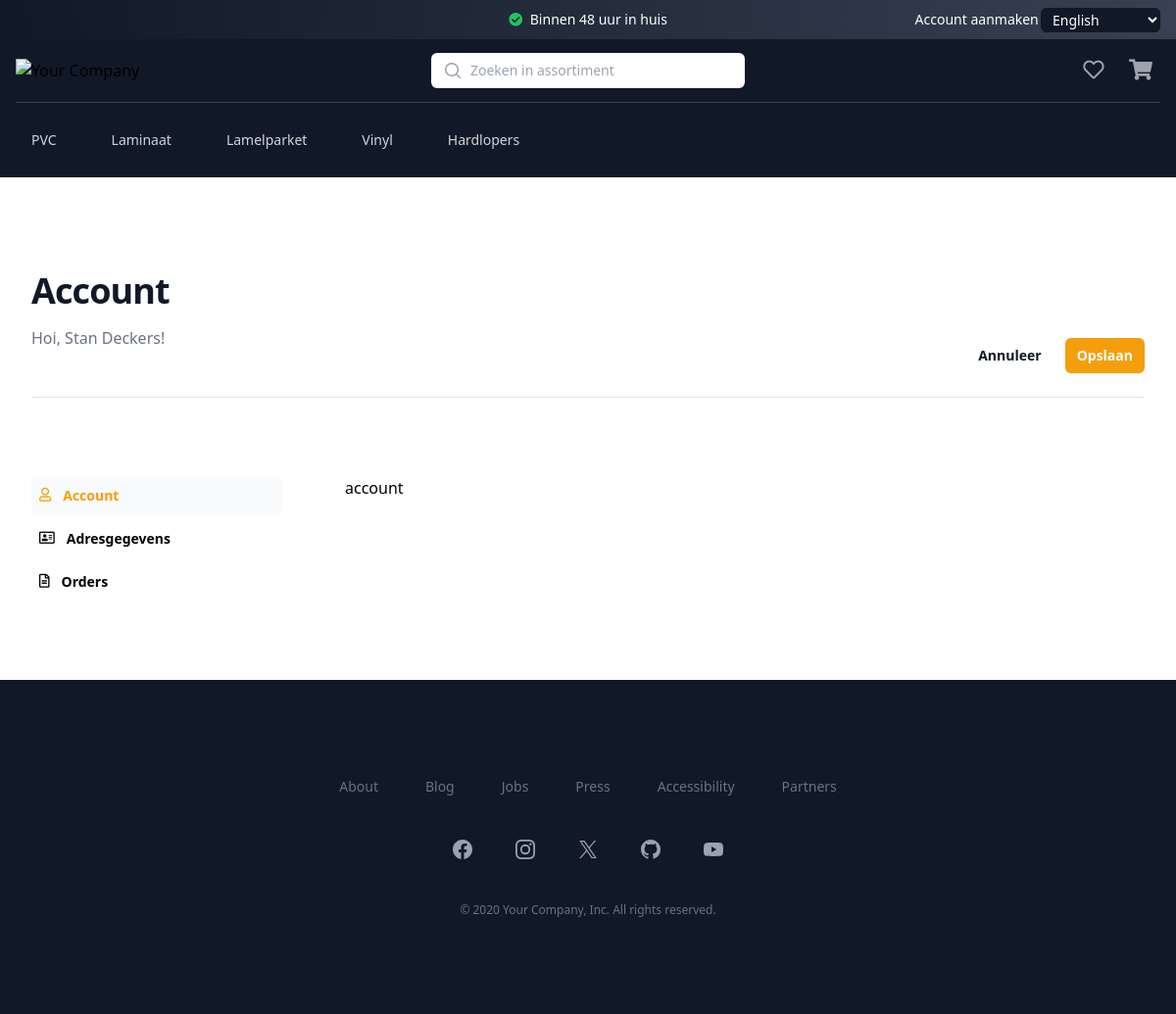
Screenshot of /account/ with the database file from the repository.
### ecommerce_website/models.py (models this page shows, shortened)
class ProductCategory(models.Model):
    name = models.CharField(max_length=100)
    description = models.CharField(max_length=200, default=None, null=True)
    parent_category = models.ForeignKey(
        'self', on_delete=models.CASCADE, null=True, blank=True, related_name='subcategories')
    active = models.BooleanField(default=True)
    thumbnail = models.ImageField(
        upload_to='category_thumbnails/', null=True, blank=True)

### ecommerce_website/views.py (the view)
# urls.py: path('account/', views.account_view, name="account"),
def account_view(request):
    headerData = ProductCategoryService().get_all_active_head_product_categories()
    return render(request, "account.html", {'headerData': headerData})

### ecommerce_website/services/product_category_service/product_category_service.py (called while the page is built)
    @staticmethod
    def get_all_active_head_product_categories():
        try:
            return ProductCategory.objects.filter(active=True, parent_category=None)
        except ProductCategory.DoesNotExist:
            return None

### ecommerce_website/templates/account.html (shortened to what this page needs)
{% extends 'components/main.html' %}
{% load static tailwind_tags %}
{% block content %}
<div class="mx-auto max-w-2xl px-4 lg:max-w-7xl lg:px-8">
    <div class="border-b pb-12 border-gray-200 pt-24 relative">
        <h1 class="text-4xl font-bold tracking-tight text-gray-900" id="header-text">Account</h1>
        <p class="mt-4 text-base text-gray-500">Hoi, Stan Deckers!</p>
        <div class="mb-6 flex items-center justify-end gap-x-6 absolute bottom-0 right-0">
            <button type="button" class="text-sm font-semibold leading-6 text-gray-900">Annuleer</button>
            <button type="submit"
                class="rounded-md bg-amber-500 px-3 py-2 text-sm font-semibold text-white shadow-sm hover:bg-customColor focus-visible:outline focus-visible:outline-2 focus-visible:outline-offset-2 focus-visible:outline-amber-500">Opslaan</button>
        </div>
    </div>
</div>
<div class="mx-auto max-w-7xl  lg:flex lg:gap-x-16 lg:px-8">
    <aside
        class="flex overflow-x-auto border-b border-gray-900/5 py-4 lg:block lg:w-64 lg:flex-none lg:border-0 lg:py-20">
        <nav class="flex-none px-4 sm:px-6 lg:px-0">
            <ul role="list" class="flex gap-x-3 gap-y-1 whitespace-nowrap lg:flex-col">
                <li>
                    <a href="#" id="account" onclick="showMain('account')"
                        class="aside-link group flex gap-x-3 rounded-md py-2 pl-2 pr-3 text-sm leading-6 font-semibold hover:bg-gray-50 hover:text-amber-500">
                        <i class="far fa-user flex-shrink-0 mt-1"></i>
                        <span>Account</span>
                    </a>
                </li>
                <li>
                    <a href="#" id="adresgegevens" onclick="showMain('adresgegevens')"
                        class="aside-link group flex gap-x-3 rounded-md py-2 pl-2 pr-3 text-sm leading-6 font-semibold hover:bg-gray-50 hover:text-amber-500">
                        <i class="far fa-address-card flex-shrink-0 mt-1"></i>
                        <span>Adresgegevens</span>
                    </a>
                </li>
                <li>
                    <a href="#" id="orders" onclick="showMain('orders')"
                        class="aside-link group flex gap-x-3 rounded-md py-2 pl-2 pr-3 text-sm leading-6 font-semibold hover:bg-gray-50 hover:text-amber-500">
                        <i class="far fa-file-alt flex-shrink-0 mt-1"></i>
                        <span>Orders</span>
                    </a>
                </li>
            </ul>
        </nav>
    </aside>
    <section id="section-account" class="hidden px-4 py-16 sm:px-6 lg:flex-auto lg:px-0 lg:py-20">
        account
    </section>
</div>
{% endblock %}

### ecommerce_website/templates/components/header.html (shortened to what this page needs)
{% load static %}
<header class="bg-gray-900">
    <div class="bg-gradient-to-r from-gray-900 to-gray-700">
        <div class="mx-auto flex h-10 max-w-7xl items-center justify-between px-4 sm:px-6 lg:px-8">
            <form class="hidden lg:block lg:flex-1 absolute right-4">
                <div class="flex items-center">
                    <div
                        class="group relative -ml-2 rounded-md border-transparent bg-gray-900 focus-within:ring-2 focus-within:ring-white">
                        <select id="desktop-language" name="language"
                            class="flex items-center rounded-md border-transparent bg-gray-900 bg-none py-0.5 pl-2 pr-10 text-sm font-medium text-white focus:border-transparent focus:outline-none focus:ring-0 group-hover:text-gray-100">
                            <option value="en">English</option>
                        </select>
                    </div>
                </div>
            </form>
            <p class="flex-1 text-center text-sm font-medium text-white lg:flex-none">
                <i class="fas fa-check-circle text-green-500 mr-1"></i> Binnen 48 uur in huis
            </p>
            <div class="hidden lg:flex lg:flex-1 lg:items-center lg:justify-end lg:space-x-6">
                {% if user.is_authenticated %}
                <a href="#" class="text-sm font-medium text-white hover:text-gray-100">{{user}}</a>
                <span class="h-6 w-px bg-gray-600" aria-hidden="true"></span>
                <a href="/logout" class="text-sm font-medium text-white hover:text-gray-100">Uitloggen</a>
                {% else %}
                <a href="/registration" class="text-sm font-medium text-white hover:text-gray-100">Account aanmaken</a>
                <a href="/login" class="text-sm font-medium text-white hover:text-gray-100">Inloggen</a>
                {% endif %}
            </div>
        </div>
    </div>
    <div class="mx-auto max-w-7xl px-2 sm:px-4 lg:divide-y lg:divide-gray-700">
        <div class="relative flex h-16 justify-between">
            <div class="relative z-10 flex px-2 lg:px-0">
                <a href="{% url 'home' %}" class="flex flex-shrink-0 items-center">
                    <img class="max-h-14 w-auto" src="{% static 'images/logo.png' %}" alt="Your Company">
                </a>
            </div>
            <div class="relative z-0 flex flex-1 items-center justify-center px-2 sm:absolute sm:inset-0">
                <div class="w-full sm:max-w-xs">
                    <form id="searchForm" onsubmit="submitSearch(event)">
                        <div class="relative">
                            <div class="pointer-events-none absolute inset-y-0 left-0 flex items-center pl-3">
                            </div>
                            <input id="search" name="search"
                                class="block w-full rounded-md border-0 bg-white py-1.5 pl-10 pr-3 text-gray-300 placeholder:text-gray-400 focus:bg-white focus:text-gray-900 focus:ring-0 focus:placeholder:text-gray-600 sm:text-sm sm:leading-6"
                                placeholder="Zoeken in assortiment" type="search">
                        </div>
                    </form>
                </div>
            </div>
            <div class="hidden lg:relative lg:z-10 lg:ml-4 lg:flex lg:items-center">
                <button type="button"
                    class="relative flex-shrink-0 rounded-full p-1 text-gray-400 hover:text-white focus:outline-none focus:ring-2 focus:ring-white focus:ring-offset-2 focus:ring-offset-gray-800 mr-2 w-10 h-10">
                    <i class="far fa-heart fa-lg"></i>
                </button>
                <button type="button" onclick="openFlyoutPanel()"
                    class="relative flex-shrink-0 rounded-full p-1 text-gray-400 hover:text-white focus:outline-none focus:ring-2 focus:ring-white focus:ring-offset-2 focus:ring-offset-gray-800 w-10 h-10">
                    <i class="fas fa-shopping-cart fa-lg"></i>
                </button>
            </div>
        </div>
        <nav id="navigation-container" class="hidden lg:flex lg:space-x-6 lg:py-4" aria-label="Global">
            {% for category in headerData %}
            {% if category.name == 'Hardlopers' %}
            <a href="/runners" id="dropdown-btn-{{ category.id }}"
                class="text-gray-300 hover:bg-gray-700 hover:text-white inline-flex items-center rounded-md py-3 px-4 text-sm font-medium">
                {{ category.name }}
            </a>
            {% else %}
            <a href="/products/{{ category.name }}" id="dropdown-btn-{{ category.id }}"
                class="text-gray-300 hover:bg-gray-700 hover:text-white inline-flex items-center rounded-md py-3 px-4 text-sm font-medium"
                onmouseover="showDropdown('{{ category.id }}')" onmouseout="hideDropdown('{{ category.id }}')">
                {{ category.name }}
            </a>
            {% endif %}
            {% endfor %}
        </nav>
    </div>
</header>

### rows the page displays
ProductCategory: name "PVC"
ProductCategory: name "Laminaat"
ProductCategory: name "Lamelparket"
ProductCategory: name "Vinyl"
ProductCategory: name "Hardlopers"
